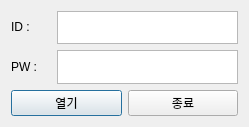
<?xml version="1.0" encoding="UTF-8"?>
<ui version="4.0">
 <class>DlgDBOpen</class>
 <widget class="QDialog" name="DlgDBOpen">
  <property name="geometry">
   <rect>
    <x>0</x>
    <y>0</y>
    <width>249</width>
    <height>127</height>
   </rect>
  </property>
  <property name="windowTitle">
   <string>DB 연결</string>
  </property>
  <layout class="QHBoxLayout" name="horizontalLayout">
   <item>
    <widget class="QFrame" name="frame">
     <property name="frameShape">
      <enum>QFrame::NoFrame</enum>
     </property>
     <property name="frameShadow">
      <enum>QFrame::Raised</enum>
     </property>
     <layout class="QVBoxLayout" name="verticalLayout_3">
      <property name="leftMargin">
       <number>0</number>
      </property>
      <property name="topMargin">
       <number>0</number>
      </property>
      <property name="rightMargin">
       <number>0</number>
      </property>
      <property name="bottomMargin">
       <number>0</number>
      </property>
      <item>
       <layout class="QVBoxLayout" name="verticalLayout_2">
        <item>
         <layout class="QHBoxLayout" name="horizontalLayout_4">
          <item>
           <widget class="QFrame" name="frame_4">
            <property name="sizePolicy">
             <sizepolicy hsizetype="Preferred" vsizetype="Fixed">
              <horstretch>0</horstretch>
              <verstretch>0</verstretch>
             </sizepolicy>
            </property>
            <property name="minimumSize">
             <size>
              <width>0</width>
              <height>20</height>
             </size>
            </property>
            <property name="frameShape">
             <enum>QFrame::NoFrame</enum>
            </property>
            <property name="frameShadow">
             <enum>QFrame::Raised</enum>
            </property>
            <layout class="QHBoxLayout" name="horizontalLayout_7">
             <property name="leftMargin">
              <number>0</number>
             </property>
             <property name="topMargin">
              <number>0</number>
             </property>
             <property name="rightMargin">
              <number>0</number>
             </property>
             <property name="bottomMargin">
              <number>0</number>
             </property>
             <item>
              <widget class="QLabel" name="label">
               <property name="sizePolicy">
                <sizepolicy hsizetype="Preferred" vsizetype="Fixed">
                 <horstretch>0</horstretch>
                 <verstretch>0</verstretch>
                </sizepolicy>
               </property>
               <property name="minimumSize">
                <size>
                 <width>40</width>
                 <height>0</height>
                </size>
               </property>
               <property name="text">
                <string>ID : </string>
               </property>
              </widget>
             </item>
             <item>
              <widget class="QTextEdit" name="dlgEdtDBID"/>
             </item>
            </layout>
           </widget>
          </item>
         </layout>
        </item>
        <item>
         <layout class="QHBoxLayout" name="horizontalLayout_3">
          <item>
           <widget class="QFrame" name="frame_3">
            <property name="sizePolicy">
             <sizepolicy hsizetype="Preferred" vsizetype="Fixed">
              <horstretch>0</horstretch>
              <verstretch>0</verstretch>
             </sizepolicy>
            </property>
            <property name="minimumSize">
             <size>
              <width>0</width>
              <height>20</height>
             </size>
            </property>
            <property name="frameShape">
             <enum>QFrame::NoFrame</enum>
            </property>
            <property name="frameShadow">
             <enum>QFrame::Raised</enum>
            </property>
            <layout class="QHBoxLayout" name="horizontalLayout_6">
             <property name="leftMargin">
              <number>0</number>
             </property>
             <property name="topMargin">
              <number>0</number>
             </property>
             <property name="rightMargin">
              <number>0</number>
             </property>
             <property name="bottomMargin">
              <number>0</number>
             </property>
             <item>
              <widget class="QLabel" name="label_2">
               <property name="sizePolicy">
                <sizepolicy hsizetype="Fixed" vsizetype="Preferred">
                 <horstretch>0</horstretch>
                 <verstretch>0</verstretch>
                </sizepolicy>
               </property>
               <property name="minimumSize">
                <size>
                 <width>40</width>
                 <height>0</height>
                </size>
               </property>
               <property name="text">
                <string>PW : </string>
               </property>
              </widget>
             </item>
             <item>
              <widget class="QTextEdit" name="dlgEdtDBPW"/>
             </item>
            </layout>
           </widget>
          </item>
         </layout>
        </item>
        <item>
         <layout class="QHBoxLayout" name="horizontalLayout_2">
          <item>
           <widget class="QFrame" name="frame_2">
            <property name="sizePolicy">
             <sizepolicy hsizetype="Preferred" vsizetype="Preferred">
              <horstretch>0</horstretch>
              <verstretch>0</verstretch>
             </sizepolicy>
            </property>
            <property name="minimumSize">
             <size>
              <width>0</width>
              <height>0</height>
             </size>
            </property>
            <property name="frameShape">
             <enum>QFrame::NoFrame</enum>
            </property>
            <property name="frameShadow">
             <enum>QFrame::Raised</enum>
            </property>
            <layout class="QHBoxLayout" name="horizontalLayout_5">
             <property name="leftMargin">
              <number>0</number>
             </property>
             <property name="topMargin">
              <number>0</number>
             </property>
             <property name="rightMargin">
              <number>0</number>
             </property>
             <property name="bottomMargin">
              <number>0</number>
             </property>
             <item>
              <widget class="QPushButton" name="dlgBtnDBOpen">
               <property name="text">
                <string>열기</string>
               </property>
              </widget>
             </item>
             <item>
              <widget class="QPushButton" name="dlgBtnDBClose">
               <property name="text">
                <string>종료</string>
               </property>
              </widget>
             </item>
            </layout>
           </widget>
          </item>
         </layout>
        </item>
       </layout>
      </item>
     </layout>
    </widget>
   </item>
  </layout>
 </widget>
 <resources/>
 <connections/>
</ui>
